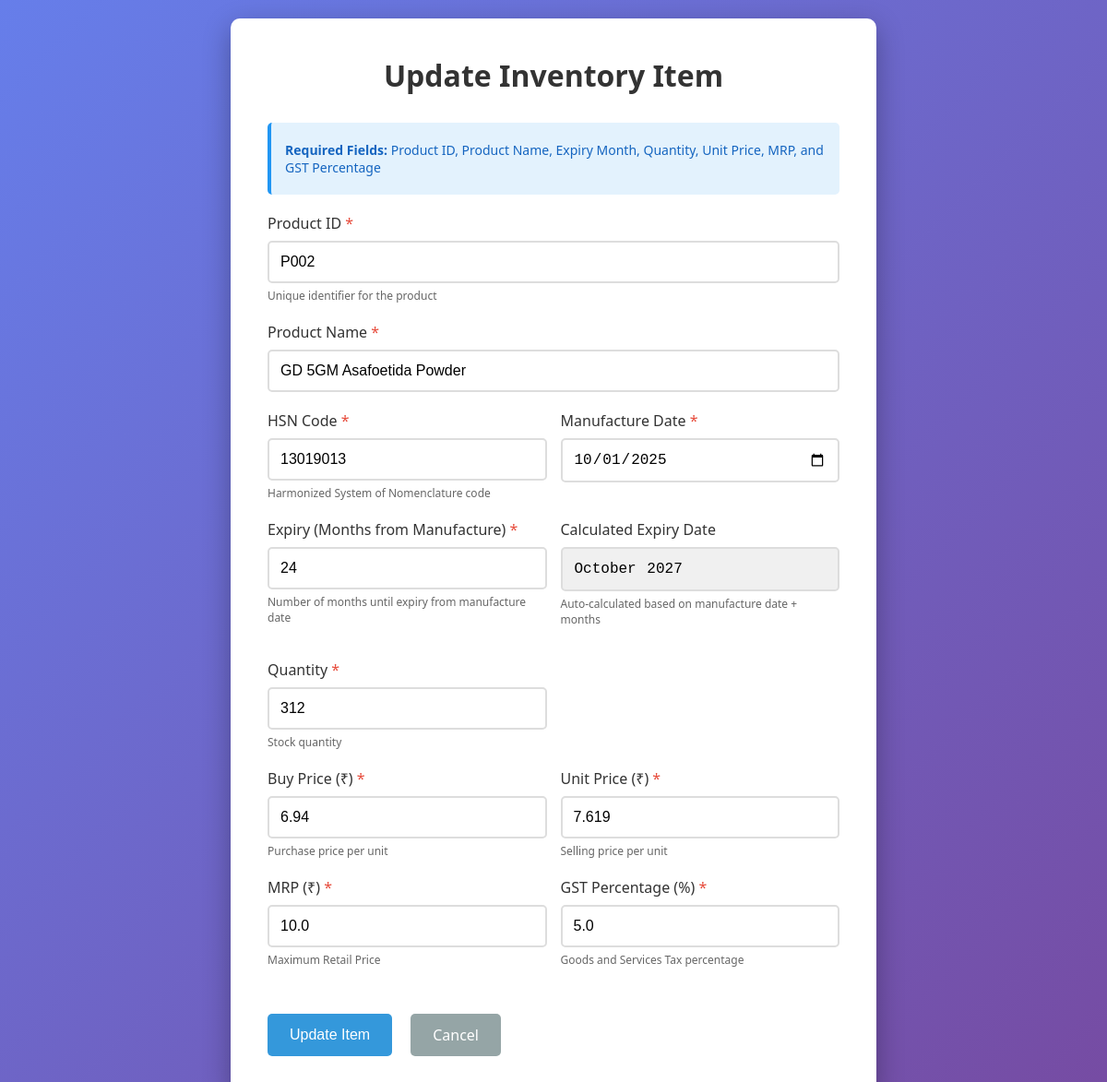
The page /inventory/update/2 on the database as committed earlier.
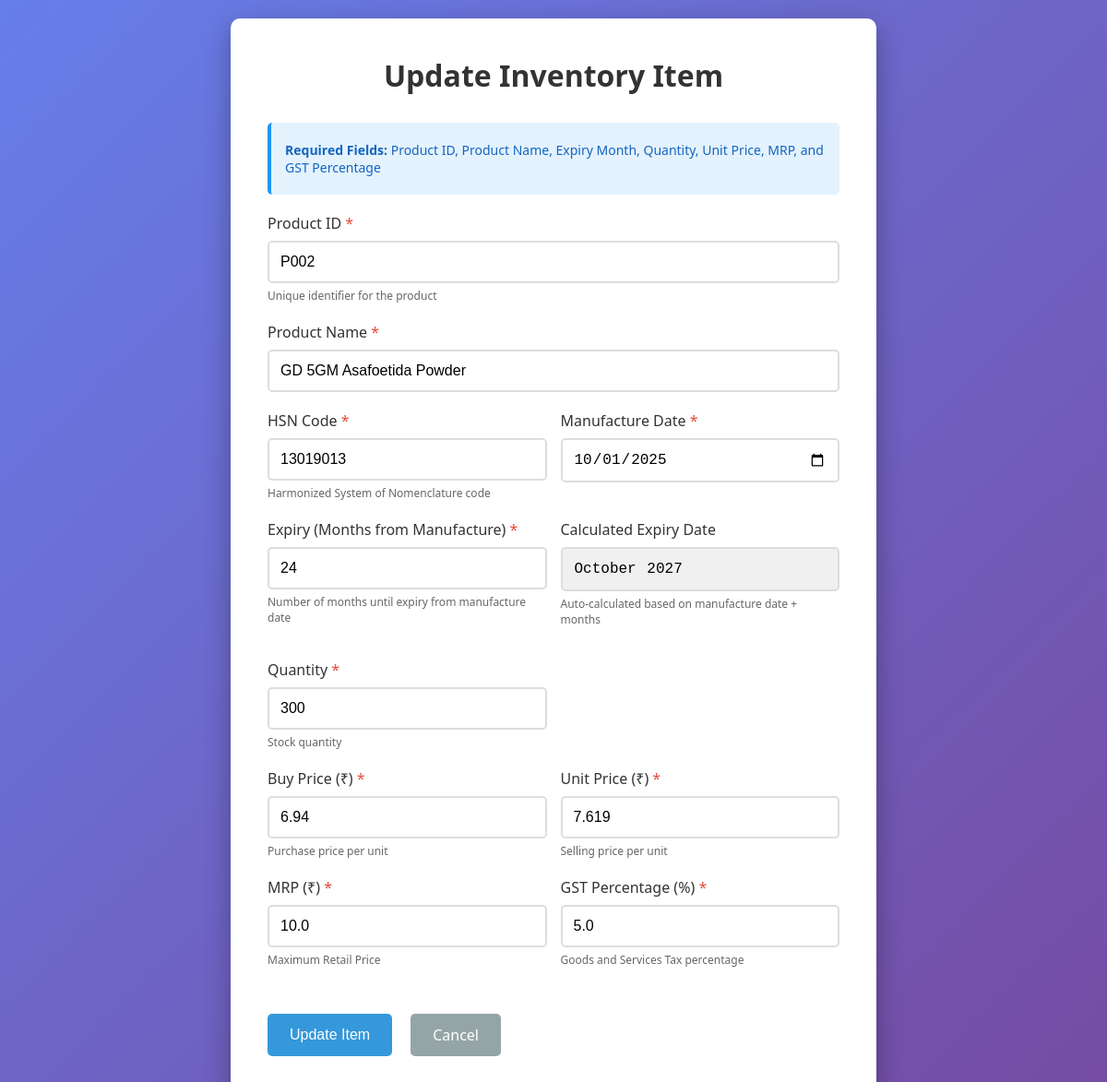
The same page on the database as committed later.
### tables this page shows
CREATE TABLE inventory (
                    id INTEGER PRIMARY KEY AUTOINCREMENT,
                    product_id TEXT UNIQUE NOT NULL,
                    product_name TEXT NOT NULL,
                    hsn_code TEXT,
                    manufacture_date DATE,
                    expiry_month TEXT NOT NULL,
                    quantity INTEGER NOT NULL DEFAULT 0,
                    buy_price REAL NOT NULL DEFAULT 0.0,
                    unit_price REAL NOT NULL DEFAULT 0.0,
                    mrp REAL NOT NULL DEFAULT 0.0,
                    gst_percentage REAL NOT NULL DEFAULT 0.0,
                    created_at TIMESTAMP DEFAULT CURRENT_TIMESTAMP,
                    updated_at TIMESTAMP DEFAULT CURRENT_TIMESTAMP
                );

### routes/inventory.py (the view, shortened to what this page needs)
@inventory_bp.route('/update/<int:id>', methods=['GET', 'POST'])
def update(id):
    conn = get_db_connection()
    item = conn.execute('SELECT * FROM inventory WHERE id = ?', (id,)).fetchone()
    conn.close()
    return render_template('inventory/update.html', item=item)

### database.py (called while the page is built)
def get_db_connection():
    conn = sqlite3.connect(DATABASE)
    conn.row_factory = sqlite3.Row
    return conn

### templates/inventory/update.html (shortened to what the changed rows need)
<!DOCTYPE html>
<html lang="en">
<head>
</head>
<body>
    <div class="container">
        <h1>Update Inventory Item</h1>
        <form method="POST" action="{{ url_for('inventory.update', id=item['id']) }}">
            <div class="form-group">
                <label for="product_id">Product ID <span class="required">*</span></label>
                <input type="text" id="product_id" name="product_id" required
                       value="{{ item['product_id'] }}"
                       placeholder="Enter unique product ID">
                <div class="help-text">Unique identifier for the product</div>
            </div>
            <div class="form-group">
                <label for="product_name">Product Name <span class="required">*</span></label>
                <input type="text" id="product_name" name="product_name" required
                       value="{{ item['product_name'] }}"
                       placeholder="Enter product name">
            </div>
            <div class="form-row">
                <div class="form-group">
                    <label for="hsn_code">HSN Code <span class="required">*</span></label>
                    <input type="text" id="hsn_code" name="hsn_code" required
                           value="{{ item['hsn_code'] or '' }}"
                           placeholder="Enter HSN code">
                    <div class="help-text">Harmonized System of Nomenclature code</div>
                </div>
                <div class="form-group">
                    <label for="manufacture_date">Manufacture Date <span class="required">*</span></label>
                    <input type="date" id="manufacture_date" name="manufacture_date" required
                           value="{{ item['manufacture_date'] or '' }}">
                </div>
            </div>
            <div class="form-row">
                <div class="form-group">
                    <label for="expiry_month">Calculated Expiry Date</label>
                    <input type="month" id="expiry_month" name="expiry_month" readonly style="background: #f0f0f0;"
                           value="{{ item['expiry_month'] or '' }}">
                    <div class="help-text">Auto-calculated based on manufacture date + months</div>
                </div>
                <div class="form-group">
                    <label for="quantity">Quantity <span class="required">*</span></label>
                    <input type="number" id="quantity" name="quantity" min="0" required
                           value="{{ item['quantity'] }}"
                           placeholder="0">
                    <div class="help-text">Stock quantity</div>
                </div>
            </div>
            <div class="form-row">
                <div class="form-group">
                    <label for="buy_price">Buy Price (₹) <span class="required">*</span></label>
                    <input type="number" id="buy_price" name="buy_price" step="0.0001" min="0" required
                           value="{{ item['buy_price'] }}"
                           placeholder="0.0000">
                    <div class="help-text">Purchase price per unit</div>
                </div>
                <div class="form-group">
                    <label for="unit_price">Unit Price (₹) <span class="required">*</span></label>
                    <input type="number" id="unit_price" name="unit_price" step="0.0001" min="0" required
                           value="{{ item['unit_price'] }}"
                           placeholder="0.0000">
                    <div class="help-text">Selling price per unit</div>
                </div>
            </div>
            <div class="form-row">
                <div class="form-group">
                    <label for="mrp">MRP (₹) <span class="required">*</span></label>
                    <input type="number" id="mrp" name="mrp" step="0.0001" min="0" required
                           value="{{ item['mrp'] }}"
                           placeholder="0.0000">
                    <div class="help-text">Maximum Retail Price</div>
                </div>
                <div class="form-group">
                    <label for="gst_percentage">GST Percentage (%) <span class="required">*</span></label>
                    <input type="number" id="gst_percentage" name="gst_percentage" step="0.01" min="0" max="100" required
                           value="{{ item['gst_percentage'] }}"
                           placeholder="0.00">
                    <div class="help-text">Goods and Services Tax percentage</div>
                </div>
            </div>
        </form>
    </div>
</body>
</html>

Rows that differ between the two databases and show on the page:
changed inventory "GD 5GM Asafoetida Powder": quantity "312" → "300"
